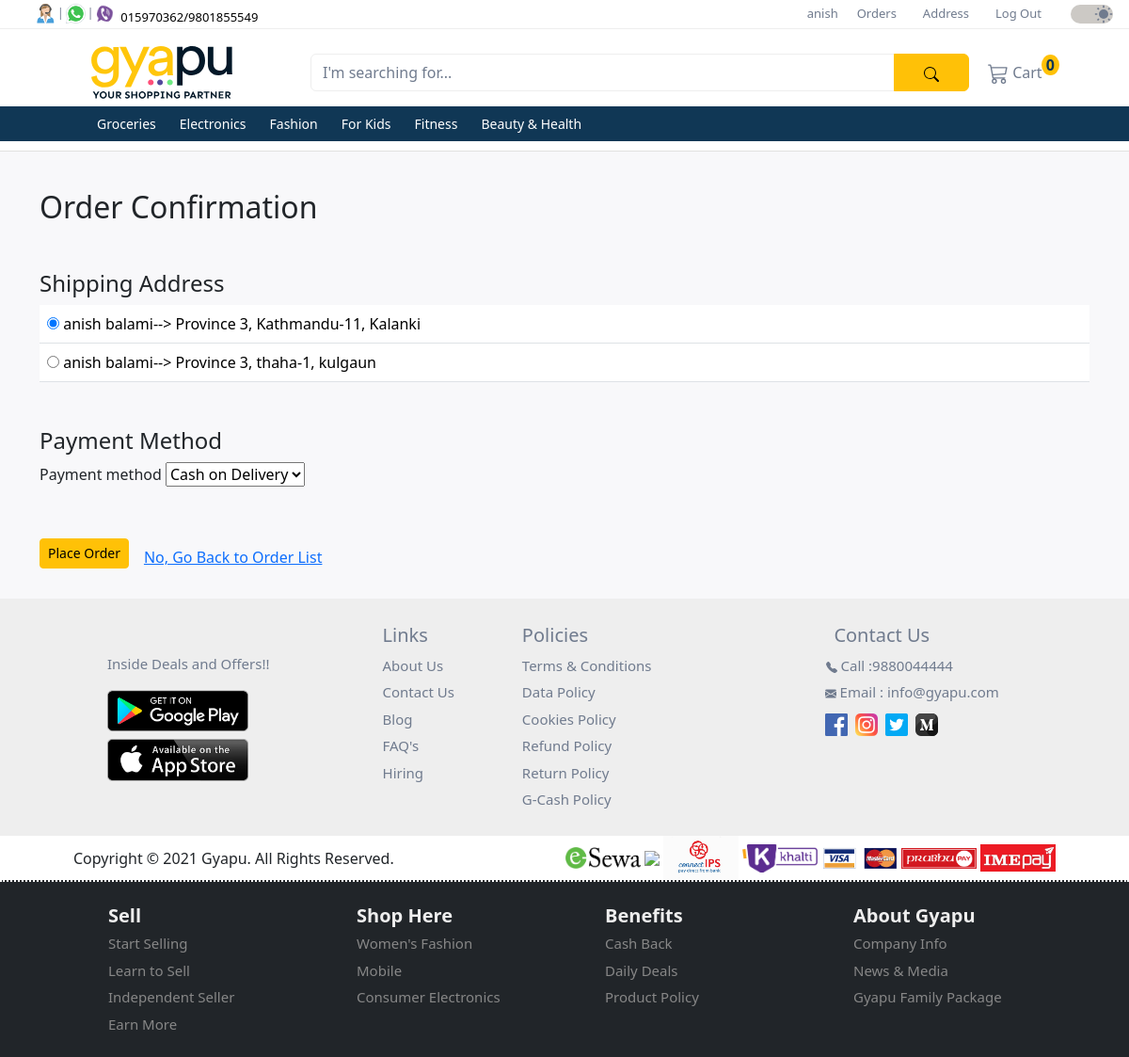
The app's page /carts/checkout/ (signed in), older data.
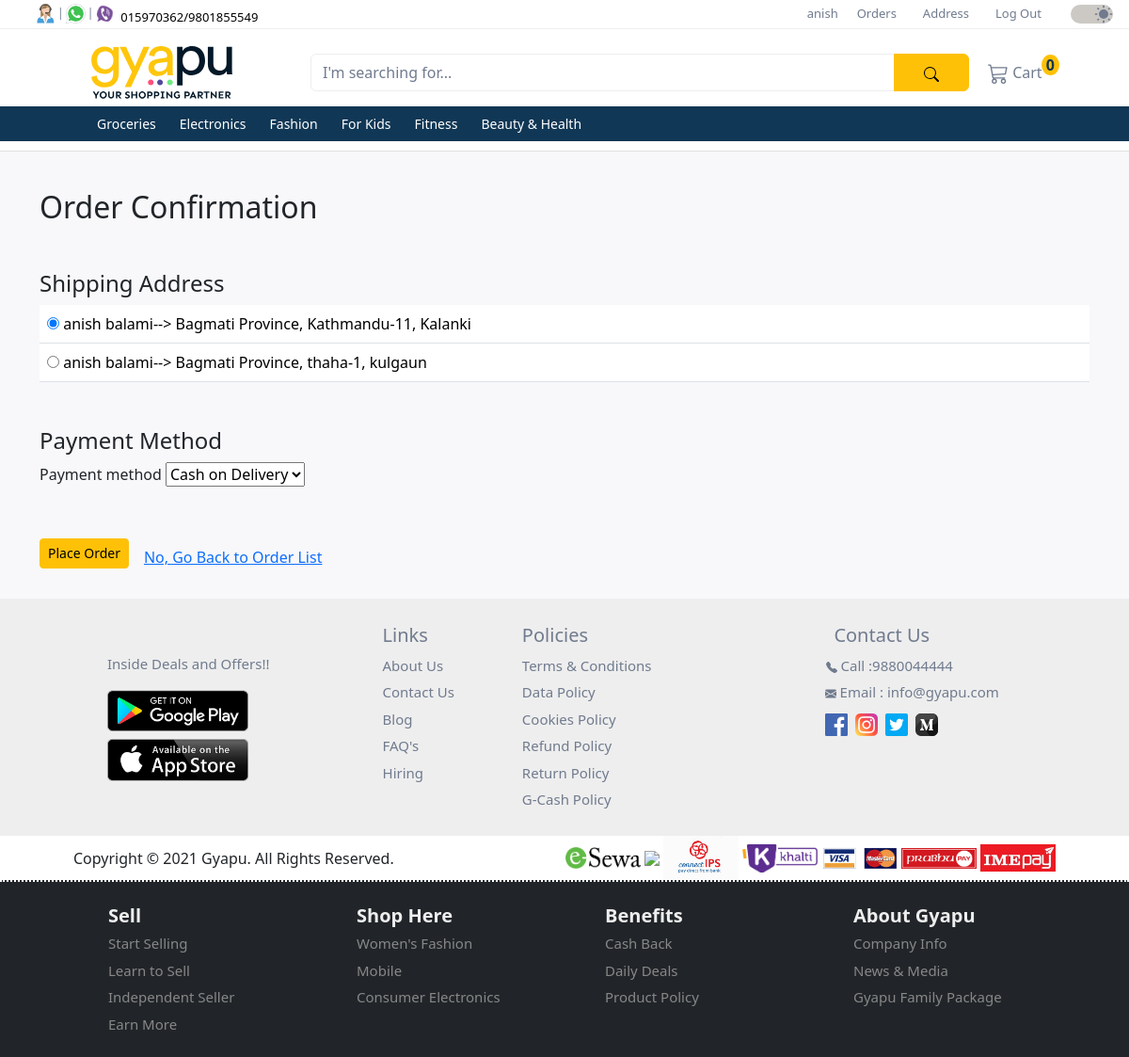
The same page, newer data.
### user/models.py (models this page shows, shortened)
class Address(models.Model):
  PROVINCE_CHOICES = (
    ('Koshi Province', 'Koshi Province'),
    ('Madesh Province', 'Madesh Province'),
    ('Bagmati Province', 'Bagmati Province'),
    ('Gandaki Province', 'Gandaki Province'),
    ('Lumbini Province', 'Lumbini Province'),
    ('Karnali Province', 'Karnali Province'),
    ('Sudurpashchim Province', 'Sudurpashchim Province'),
  )
  id = models.UUIDField(
    primary_key = True,
    default = uuid.uuid4,
    editable = False
  )
  user = models.ForeignKey(settings.AUTH_USER_MODEL, on_delete=models.CASCADE, limit_choices_to={'groups__name': 'customer'})
  province = models.CharField(max_length=100, choices=PROVINCE_CHOICES)
  city = models.CharField(max_length=100)
  area = models.CharField(max_length=100)
  tole = models.IntegerField(validators=[MinValueValidator(0)])

class CustomUser(AbstractUser):
  id = models.UUIDField(
    primary_key = True,
    default = uuid.uuid4,
    editable = False
  )
  full_name = models.CharField(max_length=50, default='Default Name')
  mobile = models.CharField(max_length=10, blank=False, null=False)

### orders/views.py (the view, shortened to what this page needs)
# urls.py: path('checkout/', CheckOutView.as_view(), name='checkout'),
class CheckOutView(LoginRequiredMixin, CustomerGroupRequiredMixin, View):
  template_name = 'orders/order_confirmation.html'
  def get(self, request, *args, **kwargs):
    addresses = request.user.address_set.all()
    return render(request, self.template_name, {'addresses': addresses, 'address_form': AddressRadioForm(), 'payment_form': PaymentMethodAddForm()})

### user/forms.py
class AddressRadioForm(forms.ModelForm):
  class Meta:
    model = Address
    fields = ['province', 'city', 'area', 'tole']

### orders/forms.py
class PaymentMethodAddForm(forms.ModelForm):
  class Meta:
    model = Order
    fields = ['payment_method']

### products/context_processors.py (called while the page is built)
def categories(request):
  categories = Category.objects.filter(parent__isnull=True)
  return {'categories': categories}

### user/context_processors.py (called while the page is built)
def user_group(request):
  user_belong_to_store = request.user.groups.filter(name='store').exists()
  return {'user_belong_to_store': user_belong_to_store}

### user/views.py (called while the page is built)
  def test_func(self):
    return self.request.user.groups.filter(name='customer').exists()

### orders/templates/orders/order_confirmation.html (shortened to what this page needs)
{% extends "_base.html" %}
{% block content%}
<h2 class="mb-5">Order Confirmation</h2>
<div class="mb-3">
  <form method="post">
    <div class="mb-5">
      <h4>Shipping Address</h4>
        {% if addresses %}
          <table class="table">
            {% for address in addresses %}
              <tr>
                <td>
                  <label>
                    <input type="radio" name="selected_address" value="{{ address.id }}" {% if forloop.first %}checked{% endif %}>
                    {{address.user.full_name }}--> {{ address.province }}, {{ address.city }}-{{ address.tole }}, {{ address.area }}
                  </label>
                </td>
              </tr>
            {% endfor %}
          </table>
        {% else %}
          <h6 class="text-danger">No shipping address. Please add shipping address to continue.</h6>
        {% endif %}
    </div>
    <div class="mb-5">
      <h4>Payment Method</h4>
      {% for field in payment_form %}
      <div class="mb-3">
        <label for="{{ field.id_for_label }}" class="form-label">{{ field.label }}</label>
        {{ field }}
      </div>
      {% endfor %}
    </div>
    <div class="d-flex">
      {% if addresses %}
        <button type="submit" name="confirm_order" class="btn btn-sm btn-warning">Place Order</button>
      {% else %}
        <a href="{% url 'address_add' %}?source=checkout"><button class="btn btn-sm btn-warning">Add Address</button></a>
      {% endif %}
      <a href="{% url 'cart_detail' %}" class="ms-3 mt-2">No, Go Back to Order List</a>
    </div>
  </form>
</div>
{% endblock content %}

Row changes from the older to the newer data that the page shows:
changed Address "Kathmandu": selected_address "☑ anish balami--> Province 3, Ka" → "☑ anish balami--> Bagmati Provin"; province "Province 3" → "Bagmati Province"
changed Address "thaha": selected_address "☐ anish balami--> Province 3, th" → "☐ anish balami--> Bagmati Provin"; province "Province 3" → "Bagmati Province"
